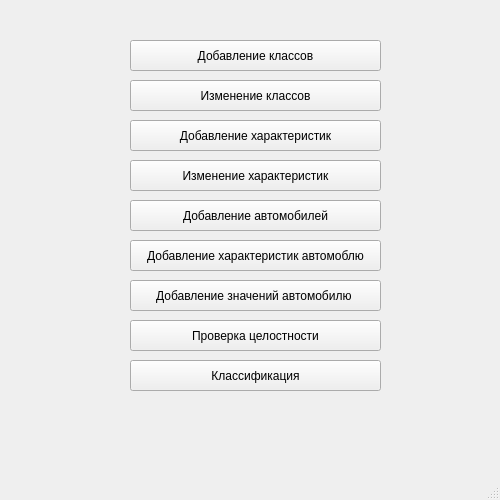
<?xml version="1.0" encoding="UTF-8"?>
<ui version="4.0">
 <class>MainWindow</class>
 <widget class="QMainWindow" name="MainWindow">
  <property name="geometry">
   <rect>
    <x>0</x>
    <y>0</y>
    <width>500</width>
    <height>500</height>
   </rect>
  </property>
  <property name="windowTitle">
   <string>Классификатор автомобилей</string>
  </property>
  <widget class="QWidget" name="centralwidget">
   <widget class="QPushButton" name="pushButton">
    <property name="geometry">
     <rect>
      <x>130</x>
      <y>120</y>
      <width>251</width>
      <height>31</height>
     </rect>
    </property>
    <property name="text">
     <string>Добавление характеристик</string>
    </property>
   </widget>
   <widget class="QPushButton" name="pushButton_2">
    <property name="geometry">
     <rect>
      <x>130</x>
      <y>160</y>
      <width>251</width>
      <height>31</height>
     </rect>
    </property>
    <property name="text">
     <string>Изменение характеристик</string>
    </property>
   </widget>
   <widget class="QPushButton" name="pushButton_3">
    <property name="geometry">
     <rect>
      <x>130</x>
      <y>200</y>
      <width>251</width>
      <height>31</height>
     </rect>
    </property>
    <property name="text">
     <string>Добавление автомобилей</string>
    </property>
   </widget>
   <widget class="QPushButton" name="pushButton_4">
    <property name="geometry">
     <rect>
      <x>130</x>
      <y>240</y>
      <width>251</width>
      <height>31</height>
     </rect>
    </property>
    <property name="text">
     <string>Добавление характеристик автомоблю</string>
    </property>
   </widget>
   <widget class="QPushButton" name="pushButton_5">
    <property name="geometry">
     <rect>
      <x>130</x>
      <y>280</y>
      <width>251</width>
      <height>31</height>
     </rect>
    </property>
    <property name="text">
     <string>Добавление значений автомобилю </string>
    </property>
   </widget>
   <widget class="QPushButton" name="pushButton_6">
    <property name="geometry">
     <rect>
      <x>130</x>
      <y>320</y>
      <width>251</width>
      <height>31</height>
     </rect>
    </property>
    <property name="text">
     <string>Проверка целостности</string>
    </property>
   </widget>
   <widget class="QPushButton" name="pushButton_7">
    <property name="geometry">
     <rect>
      <x>130</x>
      <y>360</y>
      <width>251</width>
      <height>31</height>
     </rect>
    </property>
    <property name="text">
     <string>Классификация</string>
    </property>
   </widget>
   <widget class="QPushButton" name="pushButton_8">
    <property name="geometry">
     <rect>
      <x>130</x>
      <y>80</y>
      <width>251</width>
      <height>31</height>
     </rect>
    </property>
    <property name="text">
     <string>Изменение классов</string>
    </property>
   </widget>
   <widget class="QPushButton" name="pushButton_9">
    <property name="geometry">
     <rect>
      <x>130</x>
      <y>40</y>
      <width>251</width>
      <height>31</height>
     </rect>
    </property>
    <property name="text">
     <string>Добавление классов</string>
    </property>
   </widget>
  </widget>
  <widget class="QMenuBar" name="menubar">
   <property name="geometry">
    <rect>
     <x>0</x>
     <y>0</y>
     <width>500</width>
     <height>26</height>
    </rect>
   </property>
  </widget>
  <widget class="QStatusBar" name="statusbar"/>
 </widget>
 <resources/>
 <connections/>
</ui>
